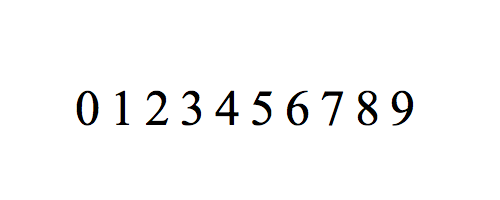
#> input picture traindata/TNR_numbers.png, 500 x 200 px, found by its file name; its folder holds only this picture in this run
$ python demo.py
#> lines starting #> are read from the running program, lines starting #| are printed output that depends on the picture; after the words box and inside, x2 and y2 are one past the last pixel; in counts of white or black regions, pixels touching at a corner belong together
### train.py
# train.py
# Given training images, Produces training data and classification files for A-Z, 0-9 characters.
# Contributors: Kyla (main), Edrienne

import os
import numpy as np
import cv2
import contour_helper as help

# Constants
MIN_CONTOUR_AREA = 100
RESIZED_IMAGE_WIDTH = 20
RESIZED_IMAGE_HEIGHT = 30

CLASSIFICATION_FILENAME = 'classification_labels.txt'
TRAINING_DATA_FILENAME = 'training_data.txt'
TRAIN_DATA_DIR = ".\\traindata"

# Flags
showImages = False # whether to cv2.imshow() the results
showContourOrder = False # whether to show order of contours being classified
checkForTittles = False # Keep False until lowercase letters trained

# Classification Labels
lowercase_labels = [ord('a'), ord('b'), ord('c'), ord('d'), ord('e'), ord('f'), ord('g'), ord('h'), ord('i'), ord('j'),
	ord('k'), ord('l'), ord('m'), ord('n'), ord('o'), ord('p'), ord('q'), ord('r'), ord('s'), ord('t'),
	ord('u'), ord('v'), ord('w'), ord('x'), ord('y'), ord('z')]
uppercase_labels = [ord('A'), ord('B'), ord('C'), ord('D'), ord('E'), ord('F'), ord('G'), ord('H'), ord('I'), ord('J'),
	ord('K'), ord('L'), ord('M'), ord('N'), ord('O'), ord('P'), ord('Q'), ord('R'), ord('S'), ord('T'),
	ord('U'), ord('V'), ord('W'), ord('X'), ord('Y'), ord('Z')]
numbers_labels = [ord('0'), ord('1'), ord('2'), ord('3'), ord('4'), ord('5'), ord('6'), ord('7'), ord('8'), ord('9')]


def classifyImage(trainingImageName, classificationArray):
	"""
	Produce training data and classification files given filename and classification array
	:param trainingImageName:
	:param classificationArray:
	"""
	# open or create classification and training data files
	classificationFile = file(CLASSIFICATION_FILENAME, 'a')
	trainingDataFile = file(TRAINING_DATA_FILENAME, 'a')

	# read in training image and apply preprocessing functions
	trainingImg = cv2.imread(trainingImageName)
	grayImg = cv2.cvtColor(trainingImg, cv2.COLOR_BGR2GRAY)
	blurImg = cv2.blur(grayImg,(5,5))
	threshImg = cv2.adaptiveThreshold(blurImg, 255, cv2.ADAPTIVE_THRESH_GAUSSIAN_C, cv2.THRESH_BINARY_INV, 11, 2)

	# find and sort contours
	contours, hierarchy = cv2.findContours(threshImg.copy(), cv2.RETR_EXTERNAL, cv2.CHAIN_APPROX_SIMPLE)
	contours.sort(key=lambda x: help.sortContoursUpperLeftToLowerRight(x))

	# declare empty array with size equal to number of training data samples
	trainingdata = np.empty((0, RESIZED_IMAGE_WIDTH * RESIZED_IMAGE_HEIGHT))

	# find contours that have a tittle on top (i's or j's)
	if checkForTittles:
		lettersWithTittles = []
		tittles = []
		for i in range(len(contours)-1):
			if help.detectTittles(contours[i], contours[i+1]):
				lettersWithTittles.append(contours[i])
				tittles.append(contours[i+1])

	# add appropriate contours to training data
	for contour in contours:
			if cv2.contourArea(contour) > MIN_CONTOUR_AREA:
				# get bounding rect for current contour
				[intX, intY, intW, intH] = cv2.boundingRect(contour)

				if checkForTittles and help.getIndexOfTittle(contour, lettersWithTittles) > -1:
					index = help.getIndexOfTittle(contour, lettersWithTittles)
					if index > -1:
						# get dimensions of tittle and use to draw rect and grab letter
						[tX, tY,tWidth, tHeight] = cv2.boundingRect(tittles[index])
						additionalHeight = intY - (tY + tHeight)

						cv2.rectangle(trainingImg,(intX, tY),(intX + intW, tY + intH + tHeight + additionalHeight),(255, 0, 0),1)
						contourImg = threshImg[intY:intY + intH + tHeight + additionalHeight, intX:intX + intW]
				else:
					# draw rect and grab letter
					cv2.rectangle(trainingImg, (intX, intY), (intX + intW, intY + intH), (255, 0, 255), 1)
					contourImg = threshImg[intY:intY + intH, intX:intX + intW]

				# resize image and show on original
				contourImgResized = cv2.resize(contourImg, (RESIZED_IMAGE_WIDTH, RESIZED_IMAGE_HEIGHT))
				if showImages:
					cv2.imshow(trainingImageName + " thresh		olded", threshImg)
					cv2.imshow(trainingImageName, trainingImg)

				# flatten contour to 1D and append to training data
				contourImgFlatten = contourImgResized.reshape((1,RESIZED_IMAGE_WIDTH * RESIZED_IMAGE_HEIGHT))
				trainingdata = np.append(trainingdata, contourImgFlatten,0)

				# show order that contours are classified
				if showImages and showContourOrder:
					cv2.imshow(trainingImageName, trainingImg)
					cv2.waitKey(0)

	# convert classifications list of ints to numpy array of floats
	floatClassifications = np.array(classificationArray, np.float32)

	# flatten to 1d
	flatClassifications = floatClassifications.reshape((floatClassifications.size, 1))

	# save classification and training data
	np.savetxt(classificationFile, flatClassifications)
	classificationFile.close()

	np.savetxt(trainingDataFile, trainingdata)
	trainingDataFile.close()

	# remove windows from memory
	cv2.waitKey(0)
	cv2.destroyAllWindows()
	print "Training complete: %s" % trainingImageName

	return


def main():
	""" Classifies training data images with uppercase and number labels """

	open(CLASSIFICATION_FILENAME, 'w').close()
	open(TRAINING_DATA_FILENAME, 'w').close()

	for file in os.listdir(os.path.expanduser(TRAIN_DATA_DIR)):
		label = []
		if file.endswith("_uppercase.png"):
			label = uppercase_labels
		elif file.endswith("_numbers.png"):
			label = numbers_labels
		else:
			continue

		filePath = os.path.join(TRAIN_DATA_DIR, file)
		classifyImage(filePath, label)
#> in classifyImage, trainingImg is the input picture: shape (200, 500, 3); mean B, G, R 248.5, 248.5, 248.5
#> in classifyImage, `threshImg = cv2.adaptiveThreshold(blurImg, 255, cv2.ADAPTIVE_THRESH_GA..`:
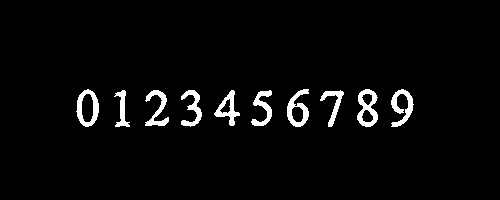
#> threshImg: shape (200, 500); 3.5% white; 10 white regions
#> in classifyImage, `contours, hierarchy = cv2.findContours(threshImg.copy(), cv2.RETR_EXTE..`: contours = 10 contours; largest, box (x1, y1, x2, y2) and area: (76, 89, 99, 127) 616, (357, 89, 378, 127) 546, (287, 89, 309, 127) 476, (214, 90, 240, 126) 361, (391, 89, 414, 127) 316
#> the loop in classifyImage, `for contour in contours:` made 10 passes
#> (intX, intY, intW, intH) on passes 1 to 10: (76, 89, 23, 38), (114, 90, 16, 37), (145, 90, 24, 36), (181, 90, 21, 37), (214, 90, 26, 36), (251, 90, 21, 36), (287, 89, 22, 38), (320, 90, 24, 37), (357, 89, 21, 38), (391, 89, 23, 38)
#> pass 1, in classifyImage, `contourImgResized = cv2.resize(contourImg, (RESIZED_IMAGE_WIDTH, RESIZ..`:
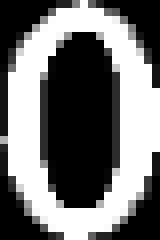
#> contourImgResized: shape (30, 20) (shown 8 times larger); min 0, max 255, mean 114.6
#> after the loop in classifyImage, `for contour in contours:`:
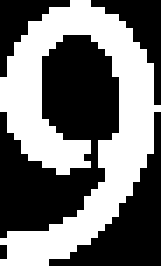
#> contourImg: shape (38, 23) (shown 7 times larger); 44.9% white; 1 white region, box (x1, y1, x2, y2) and area: (0, 0, 23, 38) 392
#> after the loop in classifyImage, `for contour in contours:`:
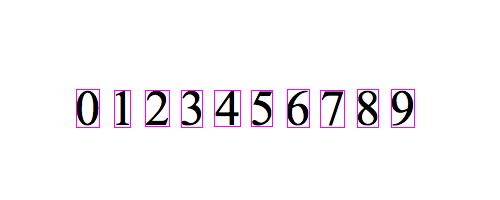
#> trainingImg: shape (200, 500, 3); 1.18% of pixels changed, all inside (x1, y1, x2, y2) = (76, 89, 415, 128)

	return

# [2 lines that do not run on import are left out]

### test.py
import cv2
import numpy as np
import ContourHelper as help

import train

# Constants
RESIZED_IMAGE_WIDTH = 20
RESIZED_IMAGE_HEIGHT = 30
K = 2 # for k-NN

# Character Contour Criteria
MIN_WIDTH = 2
MIN_HEIGHT = 5
MIN_CONTOUR_AREA = 100
MIN_ASPECT_RATIO = 0.15
MAX_ASPECT_RATIO = 3.9

# Flags
showImages = True
showContourOrder = False

def __getTrainedKNearest():
	"""
	Runs K-Nearest Neighbors classification using classification and training data
	:return: kNearest object
	"""
	try:
		classificationLabels = np.loadtxt(train.CLASSIFICATION_FILENAME, np.float32)
	except:
		print("Can't find classification labels")

	try:
		trainingData = np.loadtxt(train.TRAINING_DATA_FILENAME, np.float32)
	except:
		print("Can't find training data")

	classificationLabels = classificationLabels.reshape((classificationLabels.size, 1))  # reshape to 1D for train()

	# create KNearest and train
	kNearest = cv2.KNearest()
	kNearest.train(trainingData, classificationLabels)

	return kNearest

def __preprocessImage(img):
	"""
	Processes image to make it easier to find contours we want
	Converts to grayscale, blurs, and binarizes using thresholding
	:param img:
	:return: imgThresh Binarized image
	"""
	imgGray = cv2.cvtColor(img, cv2.COLOR_BGR2GRAY)
	imgBlur = cv2.blur(imgGray, (5, 5))
	imgThresh = cv2.adaptiveThreshold(imgBlur, 255, cv2.ADAPTIVE_THRESH_GAUSSIAN_C, cv2.THRESH_BINARY_INV, 11, 2)
	return imgThresh


# TODO: All generalizable, independent contour manipulating methods belong in ContourHelper
def __filterForCharacterContours(allContours):
    """
    Eliminates contours that don't match character criteria
    :param allContours:
    :return:
    """
    characterContourList = []

    # TODO: Should we do contour area or box area?
    # get average contour area and mean box area
    contourAreaList, meanBoxAreaList = [], []
    for contour in allContours:
        contourAreaList.append(cv2.contourArea(contour))
        [x, y, width, height] = cv2.boundingRect(contour)
        meanBoxAreaList.append(width * height)

    meanContourArea, stdDevContourArea, meanBoxArea, stdDevBoxArea = 0, 0, 0, 0

    if (len(contourAreaList) > 0):
        meanContourArea = np.mean(contourAreaList)
        stdDevContourArea = np.std(contourAreaList)
    if (len(meanBoxAreaList) > 0):
        meanBoxArea = np.mean(meanBoxAreaList)
        stdDevBoxArea = np.std(meanBoxAreaList)

    # filter by aspect ratio, area
    for contour in allContours:
        [intX, intY, intWidth, intHeight] = cv2.boundingRect(contour)
        aspectRatio = float(intWidth) / float(intHeight)

        if cv2.contourArea(contour) > MIN_CONTOUR_AREA \
                and abs(intWidth * intHeight - meanBoxArea) <= 3 * stdDevBoxArea \
				and MIN_ASPECT_RATIO < aspectRatio < MAX_ASPECT_RATIO \
                and True:
			characterContourList.append(contour)

    # TODO: add more filters
    characterContourList.sort(key=lambda c: help.sortContoursUpperLeftToLowerRight(c))

    return characterContourList


# TODO: FINISH. CURRENTLY DOESN'T WORK. CALL BEFORE SORTING CHARACTERCONTOURLIST.
# [79 lines left out: functions __removeOverlappingContours, __getStringFromCharacterContours, not called in this run]

def recognizeCharacters(fileName):
	"""
	Runs optical character recognition (OCR) algorithm to detect and print characters in an image.
	:param fileName: image file path
	:return text
	"""

	# TODO: Create comprehensive preprocess class with various preprocessing functions
	testImage = cv2.imread(fileName)
	imgThresh = __preprocessImage(testImage)

	# find character contours for characters and sort from upper left to lower right
	allContours, hierarchy = cv2.findContours(imgThresh.copy(),cv2.RETR_EXTERNAL, cv2.CHAIN_APPROX_SIMPLE)
	allContours.sort(key=lambda x: help.sortContoursUpperLeftToLowerRight(x))
	characterContourList = __filterForCharacterContours(allContours)

	kNearest = __getTrainedKNearest()
	# remember to change allContours to characterContourList
	text = __getStringFromCharacterContours(testImage, imgThresh, characterContourList, kNearest)

	if showImages:
		cv2.imshow("imgThresh", imgThresh)
		cv2.imshow("testImage", testImage)
		cv2.waitKey(0)

	cv2.destroyAllWindows()

	return text

def main():

	print recognizeCharacters("testdata/couriernew_all.png")
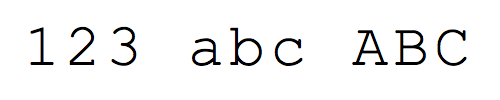
#> input picture testdata/couriernew_all.png, 500 x 100 px
#> in recognizeCharacters, testImage is the input picture: shape (100, 500, 3); mean B, G, R 242.4, 242.3, 242.4
#> in __preprocessImage, `imgBlur = cv2.blur(imgGray, (5, 5))`:
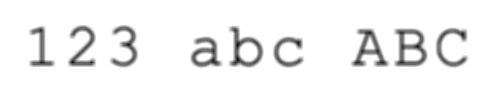
#> imgBlur: shape (100, 500); min 19, max 255, mean 242.4
#> in __preprocessImage, `imgThresh = cv2.adaptiveThreshold(imgBlur, 255, cv2.ADAPTIVE_THRESH_GA..`:
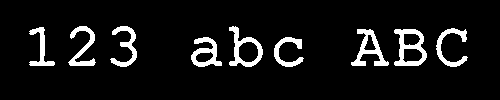
#> imgThresh: shape (100, 500); 7.9% white; 9 white regions
#> in recognizeCharacters, `allContours, hierarchy = cv2.findContours(imgThresh.copy(),cv2.RETR_EX..`: allContours = 9 contours; largest, box (x1, y1, x2, y2) and area: (394, 29, 427, 66) 870, (229, 26, 263, 67) 740, (351, 29, 389, 66) 532, (191, 37, 222, 67) 496, (68, 26, 96, 66) 332
#> in sortContoursUpperLeftToLowerRight, `mom1 = cv2.moments(contour)`: mom1 = moments, m00 281.5, centre m10/m00, m01/m00 = (287.5, 51.36)
#> in sortContoursUpperLeftToLowerRight, `x = int(mom1["m10"] / mom1["m00"])`: x = 287
#> in sortContoursUpperLeftToLowerRight, `y = int(mom1["m01"] / mom1["m00"])`: y = 51
#> in sortContoursUpperLeftToLowerRight, `value = value = ((y // tolerance_factor) * tolerance_factor) * 100 + x`: value = 287
#> the loop in __filterForCharacterContours, `for contour in allContours:` made 9 passes
#> (x, y, width, height) on passes 1 to 9: (29, 27, 26, 39), (68, 26, 28, 40), (110, 26, 27, 41), (191, 37, 31, 30), (229, 26, 34, 41), (274, 37, 30, 30), (351, 29, 38, 37), (394, 29, 33, 37), (436, 28, 32, 39)
#> after the loop in __filterForCharacterContours, `for contour in allContours:`: contourAreaList = [263, 332.5, 320, 495.5, 740.5, 281.5, 532, 869.5, 322]; meanBoxAreaList = [1014, 1120, 1107, 930, 1394, 900, 1406, 1221, 1248]
#> in __filterForCharacterContours, `meanContourArea = np.mean(contourAreaList)`: meanContourArea = 461.8
#> in __filterForCharacterContours, `stdDevContourArea = np.std(contourAreaList)`: stdDevContourArea = 205
#> in __filterForCharacterContours, `meanBoxArea = np.mean(meanBoxAreaList)`: meanBoxArea = 1148.9
#> in __filterForCharacterContours, `stdDevBoxArea = np.std(meanBoxAreaList)`: stdDevBoxArea = 173.8
#> the loop in __filterForCharacterContours, `for contour in allContours:` made 9 passes
#> (intX, intY, intWidth, intHeight, aspectRatio) on passes 1 to 9: (29, 27, 26, 39, 0.667), (68, 26, 28, 40, 0.7), (110, 26, 27, 41, 0.659), (191, 37, 31, 30, 1.03), (229, 26, 34, 41, 0.829), (274, 37, 30, 30, 1), (351, 29, 38, 37, 1.03), (394, 29, 33, 37, 0.892), (436, 28, 32, 39, 0.821)
#> after the loop in __filterForCharacterContours, `for contour in allContours:`: characterContourList has the same summary as allContours in recognizeCharacters
#> in recognizeCharacters, `characterContourList = __filterForCharacterContours(allContours)`: characterContourList has the same summary as allContours
	print recognizeCharacters("testdata/couriernew_helloworld_upper.png")
	print recognizeCharacters("testdata/foobar.png")
	print recognizeCharacters("testdata/licenseplate_upper+digits.png")
	print recognizeCharacters("testdata/multiline_number.png")
	print recognizeCharacters("testdata/multiline.png")
	print recognizeCharacters("testdata/timesnewroman_digits.png")

	print recognizeCharacters("testdata/handwritten/kyla_letters.jpg")
	print recognizeCharacters("testdata/handwritten/kyla_mix.jpg")
	print recognizeCharacters("testdata/handwritten/kyla_numbers.jpg")
	print recognizeCharacters("testdata/handwritten/licenseplate.jpg")

	print recognizeCharacters("testdata/handwritten/real1.jpg")
	print recognizeCharacters("testdata/handwritten/real2.jpg")
	print recognizeCharacters("testdata/handwritten/real3.jpg")
	print recognizeCharacters("testdata/handwritten/real4.jpg")

# [2 lines that do not run on import are left out]

### ContourHelper.py
# ====================
# Functions for manipulating contours
# ====================

import cv2
import math
import numpy as np


def sortContoursUpperLeftToLowerRight(contour):
    """
	Method used to sort contours from left to right, top to bottom
	:param contour:
	:return: Score used to sort contours
	"""
    mom1 = cv2.moments(contour)
    x, y = 0, 0 # centroid
    if mom1["m00"] != 0:
        x = int(mom1["m10"] / mom1["m00"])
        y = int(mom1["m01"] / mom1["m00"])

    tolerance_factor = 100
    value = value = ((y // tolerance_factor) * tolerance_factor) * 100 + x

    return value

# [79 lines left out: functions detectTittles, getDistanceBetween, getMeanDistanceBetweenContours, getIndexOfTittle, not called in this run]

### contour_helper.py
# contour_helper.py
# Helper functions for dealing with contours
# Contributors: Kyla, Edrienne, Yash

import cv2
import math
import numpy as np


def sortContoursUpperLeftToLowerRight(contour):
    """
	Method used to sort contours from left to right, top to bottom
	:param contour:
	:return: Score used to sort contours
	"""
    mom1 = cv2.moments(contour)
    x, y = 0, 0 # centroid
    if mom1["m00"] != 0:
        x = int(mom1["m10"] / mom1["m00"])
        y = int(mom1["m01"] / mom1["m00"])

    tolerance_factor = 100
    value = value = ((y // tolerance_factor) * tolerance_factor) * 100 + x

    return value

# [76 lines left out: functions detectTittles, getDistanceBetween, getMeanDistanceBetweenContours, getIndexOfTittle, not called in this run]

### demo.py
import sys, os

import train
import test

def main():
    train.main()
    test.main()

if __name__ == "__main__":
#> (the run stopped early here; a loop or call above may not have finished)
